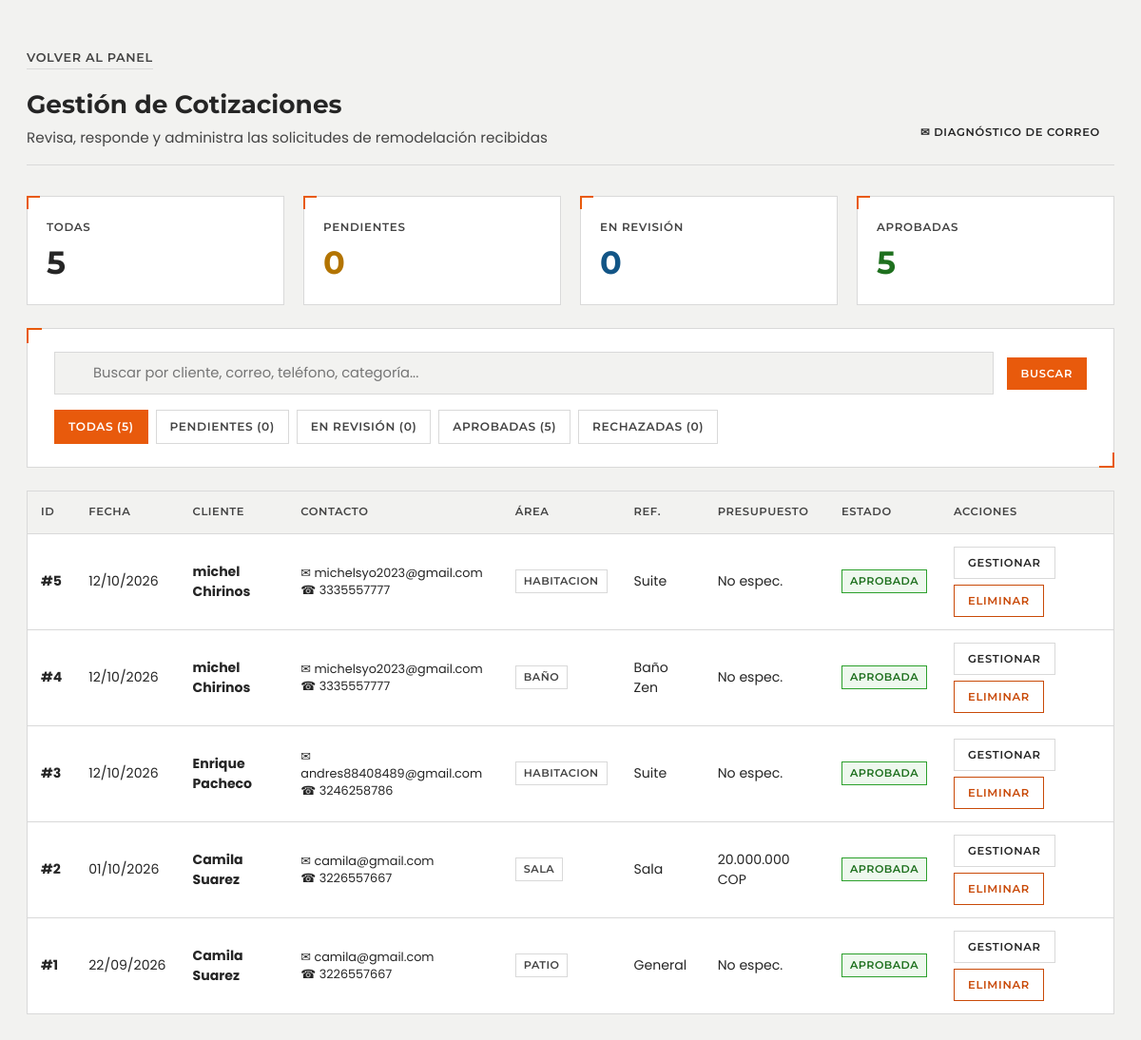
The page /admin/cotizaciones/administracion_Cotizaciones.php (signed in) on the database its author committed.
### tables this page shows
CREATE TABLE `cotizaciones` (
  `id_cotizacion` int(11) NOT NULL,
  `id_usuario` int(11) DEFAULT NULL,
  `nombre_cliente` varchar(200) NOT NULL,
  `correo_cliente` varchar(200) NOT NULL,
  `telefono_cliente` varchar(50) NOT NULL,
  `categoria` varchar(100) NOT NULL,
  `id_imagen_ref` int(11) DEFAULT NULL,
  `nombre_proyecto_ref` varchar(250) DEFAULT NULL,
  `presupuesto_estimado` varchar(100) DEFAULT NULL,
  `detalles` text NOT NULL,
  `estado` enum('Pendiente','En revisión','Aprobada','Rechazada') NOT NULL DEFAULT 'Pendiente',
  `respuesta_admin` text DEFAULT NULL,
  `fecha_creacion` datetime NOT NULL DEFAULT current_timestamp()
);

### admin/cotizaciones/administracion_Cotizaciones.php (the view, shortened to what this page needs)
<?php
require_once '../../DB/conexion.php';
try {
    $pdo->exec("
        CREATE TABLE IF NOT EXISTS `cotizaciones` (
          `id_cotizacion` int(11) NOT NULL AUTO_INCREMENT,
          `id_usuario` int(11) DEFAULT NULL,
          `nombre_cliente` varchar(200) NOT NULL,
          `correo_cliente` varchar(200) NOT NULL,
          `telefono_cliente` varchar(50) NOT NULL,
          `categoria` varchar(100) NOT NULL,
          `id_imagen_ref` int(11) DEFAULT NULL,
          `nombre_proyecto_ref` varchar(250) DEFAULT NULL,
          `presupuesto_estimado` varchar(100) DEFAULT NULL,
          `detalles` text NOT NULL,
          `estado` enum('Pendiente','En revisión','Aprobada','Rechazada') NOT NULL DEFAULT 'Pendiente',
          `respuesta_admin` text DEFAULT NULL,
          `fecha_creacion` datetime NOT NULL DEFAULT CURRENT_TIMESTAMP,
          PRIMARY KEY (`id_cotizacion`),
          KEY `idx_usuario` (`id_usuario`),
          KEY `idx_estado` (`estado`)
        ) ENGINE=InnoDB DEFAULT CHARSET=utf8mb4 COLLATE=utf8mb4_general_ci;
    ");
} catch (Exception $e) {
}
$filtroEstado = trim($_GET['estado'] ?? 'todas');
$busqueda     = trim($_GET['q'] ?? '');
$sql = "SELECT * FROM cotizaciones WHERE 1=1";
$params = [];
$sql .= " ORDER BY id_cotizacion DESC";
$stmt = $pdo->prepare($sql);
$stmt->execute($params);
$cotizaciones = $stmt->fetchAll(PDO::FETCH_ASSOC);
$totalTodas       = $pdo->query("SELECT COUNT(*) FROM cotizaciones")->fetchColumn();
$totalPendientes  = $pdo->query("SELECT COUNT(*) FROM cotizaciones WHERE estado = 'Pendiente'")->fetchColumn();
$totalRevision    = $pdo->query("SELECT COUNT(*) FROM cotizaciones WHERE estado = 'En revisión'")->fetchColumn();
$totalAprobadas   = $pdo->query("SELECT COUNT(*) FROM cotizaciones WHERE estado = 'Aprobada'")->fetchColumn();
$totalRechazadas  = $pdo->query("SELECT COUNT(*) FROM cotizaciones WHERE estado = 'Rechazada'")->fetchColumn();
?>
<!DOCTYPE html>
<html lang="es">
<head>
    <link rel="stylesheet" href="../../assets/estilos.css">
    <link rel="stylesheet" href="../../assets/estilos_adicionales.css">
</head>
<body>
    <div class="contenido-admin">
        <a href="../panel.php" class="enlace-volver">Volver al Panel</a>
        <div class="contenido-admin__encabezado" style="display: flex; justify-content: space-between; align-items: flex-end; flex-wrap: wrap; gap: 12px;">
            <div>
                <h1 class="contenido-admin__titulo">Gestión de Cotizaciones</h1>
                <p class="contenido-admin__descripcion">Revisa, responde y administra las solicitudes de remodelación recibidas</p>
            </div>
            <div>
                <a href="../../servicios/probar_conexion.php" class="boton boton--secundario boton--pequeno" style="display: inline-flex; align-items: center; gap: 6px;">
                    &#9993; Diagnóstico de Correo
                </a>
            </div>
        </div>
        <div class="metricas-grid" style="margin-bottom: 24px;">
            <div class="metrica-tarjeta">
                <div class="metrica-tarjeta__encabezado">
                    <span class="metrica-tarjeta__etiqueta">Todas</span>
                </div>
                <div class="metrica-tarjeta__valor"><?= $totalTodas ?></div>
            </div>
            <div class="metrica-tarjeta">
                <div class="metrica-tarjeta__encabezado">
                    <span class="metrica-tarjeta__etiqueta">Pendientes</span>
                </div>
                <div class="metrica-tarjeta__valor" style="color: #b37400;"><?= $totalPendientes ?></div>
            </div>
            <div class="metrica-tarjeta">
                <div class="metrica-tarjeta__encabezado">
                    <span class="metrica-tarjeta__etiqueta">En Revisión</span>
                </div>
                <div class="metrica-tarjeta__valor" style="color: #125586;"><?= $totalRevision ?></div>
            </div>
            <div class="metrica-tarjeta">
                <div class="metrica-tarjeta__encabezado">
                    <span class="metrica-tarjeta__etiqueta">Aprobadas</span>
                </div>
                <div class="metrica-tarjeta__valor" style="color: #1e701e;"><?= $totalAprobadas ?></div>
            </div>
        </div>
        <div class="catalogo-controles" style="margin-bottom: 24px;">
            <form method="GET" action="" style="display: flex; flex-direction: column; gap: 16px;">
                <div class="catalogo-controles__superior">
                    <div class="buscador-caja" style="max-width: 100%;">
                        <input
                            type="text"
                            name="q"
                            class="buscador-caja__input"
                            placeholder="Buscar por cliente, correo, teléfono, categoría..."
                            value="<?= htmlspecialchars($busqueda) ?>"
                        >
                    </div>
                    <div style="display: flex; gap: 8px;">
                        <button type="submit" class="boton boton--primario boton--pequeno">Buscar</button>
                    </div>
                </div>
                <div class="filtros-grupo">
                    <a href="?estado=todas<?= !empty($busqueda) ? '&q=' . urlencode($busqueda) : '' ?>"
                       class="filtro-chip <?= $filtroEstado === 'todas' ? 'filtro-chip--activo' : '' ?>">
                        Todas (<?= $totalTodas ?>)
                    </a>
                    <a href="?estado=Pendiente<?= !empty($busqueda) ? '&q=' . urlencode($busqueda) : '' ?>"
                       class="filtro-chip <?= $filtroEstado === 'Pendiente' ? 'filtro-chip--activo' : '' ?>">
                        Pendientes (<?= $totalPendientes ?>)
                    </a>
                    <a href="?estado=<?= urlencode('En revisión') ?><?= !empty($busqueda) ? '&q=' . urlencode($busqueda) : '' ?>"
                       class="filtro-chip <?= $filtroEstado === 'En revisión' ? 'filtro-chip--activo' : '' ?>">
                        En Revisión (<?= $totalRevision ?>)
                    </a>
                    <a href="?estado=Aprobada<?= !empty($busqueda) ? '&q=' . urlencode($busqueda) : '' ?>"
                       class="filtro-chip <?= $filtroEstado === 'Aprobada' ? 'filtro-chip--activo' : '' ?>">
                        Aprobadas (<?= $totalAprobadas ?>)
                    </a>
                    <a href="?estado=Rechazada<?= !empty($busqueda) ? '&q=' . urlencode($busqueda) : '' ?>"
                       class="filtro-chip <?= $filtroEstado === 'Rechazada' ? 'filtro-chip--activo' : '' ?>">
                        Rechazadas (<?= $totalRechazadas ?>)
                    </a>
                </div>
            </form>
        </div>
        <div class="tabla-contenedor">
            <table class="tabla">
                <thead>
                    <tr>
                        <th>ID</th>
                        <th>Fecha</th>
                        <th>Cliente</th>
                        <th>Contacto</th>
                        <th>Área</th>
                        <th>Ref.</th>
                        <th>Presupuesto</th>
                        <th>Estado</th>
                        <th>Acciones</th>
                    </tr>
                </thead>
                <tbody>
                    <?php if (empty($cotizaciones)): ?>
                        <tr>
                            <td colspan="9" style="text-align: center; padding: 32px; color: var(--color-texto-secundario);">
                                No se encontraron solicitudes de cotización para los criterios seleccionados.
                            </td>
                        </tr>
                    <?php else: ?>
                        <?php foreach ($cotizaciones as $c): ?>
                            <?php
                                $claseEstado = 'insignia--pendiente';
                                if ($c['estado'] === 'En revisión') $claseEstado = 'insignia--revision';
                                elseif ($c['estado'] === 'Aprobada') $claseEstado = 'insignia--aprobada';
                                elseif ($c['estado'] === 'Rechazada') $claseEstado = 'insignia--rechazada';
                            ?>
                            <tr>
                                <td><strong>#<?= $c['id_cotizacion'] ?></strong></td>
                                <td><?= htmlspecialchars(date('d/m/Y', strtotime($c['fecha_creacion']))) ?></td>
                                <td style="white-space: normal; max-width: 140px;">
                                    <strong><?= htmlspecialchars($c['nombre_cliente']) ?></strong>
                                </td>
                                <td style="font-size: 0.8rem; line-height: 1.4;">
                                    <div>&#9993; <?= htmlspecialchars($c['correo_cliente']) ?></div>
                                    <div>&#9742; <?= htmlspecialchars($c['telefono_cliente']) ?></div>
                                </td>
                                <td>
                                    <span class="insignia"><?= htmlspecialchars(ucfirst($c['categoria'])) ?></span>
                                </td>
                                <td style="white-space: normal; max-width: 120px;">
                                    <?= htmlspecialchars($c['nombre_proyecto_ref'] ?: 'General') ?>
                                </td>
                                <td><?= htmlspecialchars($c['presupuesto_estimado'] ?: 'No espec.') ?></td>
                                <td>
                                    <span class="insignia <?= $claseEstado ?>">
                                        <?= htmlspecialchars($c['estado']) ?>
                                    </span>
                                </td>
                                <td>
                                    <div class="acciones-fila">
                                        <button
                                            type="button"
                                            class="boton boton--secundario boton--pequeno"
                                            onclick='abrirModalGestion(<?= json_encode($c, JSON_HEX_TAG | JSON_HEX_APOS | JSON_HEX_QUOT | JSON_HEX_AMP) ?>)'
                                        >
                                            Gestionar
                                        </button>
                                        <form
                                            action=""
                                            method="POST"
                                            id="form-del-cot-<?= $c['id_cotizacion'] ?>"
                                            style="margin: 0;"
                                        >
                                            <button
                                                type="button"
                                                class="boton boton--peligro boton--pequeno"
                                                onclick="pedirConfirmacion('¿Seguro de que deseas eliminar la cotización #<?= $c['id_cotizacion'] ?> de <?= htmlspecialchars($c['nombre_cliente']) ?>?', 'form-del-cot-<?= $c['id_cotizacion'] ?>', 'form')"
                                            >
                                                Eliminar
                                            </button>
                                        </form>
                                    </div>
                                </td>
                            </tr>
                        <?php endforeach; ?>
                    <?php endif; ?>
                </tbody>
            </table>
        </div>
    </div>
</body>
</html>

### assets/estilos_adicionales.css (style rules this page uses)
.catalogo-controles { background-color: var(--color-superficie); border: 1px solid var(--color-borde); padding: clamp(16px, 3vw, 24px) clamp(16px, 3.5vw, 28px); margin-bottom: clamp(24px, 4vw, 36px); display: flex; flex-direction: column; gap: clamp(14px, 2.5vw, 20px); position: relative; width: 100%; box-sizing: border-box; }
.catalogo-controles::before { content: ""; position: absolute; top: -1px; left: -1px; width: 16px; height: 16px; border-top: 2px solid var(--color-acento); border-left: 2px solid var(--color-acento); pointer-events: none; }
.catalogo-controles::after { content: ""; position: absolute; bottom: -1px; right: -1px; width: 16px; height: 16px; border-bottom: 2px solid var(--color-acento); border-right: 2px solid var(--color-acento); pointer-events: none; }
.catalogo-controles__superior { display: flex; flex-wrap: wrap; align-items: center; justify-content: space-between; gap: 14px; width: 100%; }
.buscador-caja { position: relative; flex: 1 1 240px; min-width: 0; max-width: 540px; width: 100%; }
.buscador-caja__input { width: 100%; padding: 11px 16px 11px 40px; font-family: var(--fuente-cuerpo); font-size: clamp(0.86rem, 1.8vw, 0.92rem); color: var(--color-texto); background-color: var(--color-fondo); border: 1px solid var(--color-borde); box-sizing: border-box; transition: border-color 0.15s ease, background-color 0.15s ease; border-radius: 0; }
.filtros-grupo { display: flex; flex-wrap: wrap; gap: 8px; align-items: center; }
.filtro-chip { font-family: var(--fuente-subtitulo); font-weight: 600; font-size: clamp(0.7rem, 1.6vw, 0.76rem); text-transform: uppercase; letter-spacing: 0.05em; padding: 7px 14px; border: 1px solid var(--color-borde); background-color: transparent; color: var(--color-texto-secundario); cursor: pointer; transition: all 0.15s ease; border-radius: 0; user-select: none; min-height: 36px; display: inline-flex; align-items: center; justify-content: center; }
.filtro-chip--activo { background-color: var(--color-acento); border-color: var(--color-acento); color: var(--color-superficie) !important; }
.insignia--aprobada { border-color: #2ca02c; color: #1e701e; background-color: rgba(44, 160, 44, 0.08); }
.metricas-grid { display: grid; grid-template-columns: repeat(auto-fit, minmax(min(100%, 190px), 1fr)); gap: clamp(12px, 2.5vw, 20px); margin-bottom: clamp(24px, 4vw, 36px); width: 100%; }
.metrica-tarjeta { background-color: var(--color-superficie); border: 1px solid var(--color-borde); padding: clamp(16px, 3vw, 24px) clamp(14px, 2.5vw, 20px); position: relative; display: flex; flex-direction: column; justify-content: space-between; box-sizing: border-box; }
.metrica-tarjeta::before { content: ""; position: absolute; top: -1px; left: -1px; width: 14px; height: 14px; border-top: 2px solid var(--color-acento); border-left: 2px solid var(--color-acento); pointer-events: none; }
.metrica-tarjeta__encabezado { display: flex; align-items: center; justify-content: space-between; margin-bottom: 10px; gap: 8px; }
.metrica-tarjeta__etiqueta { font-family: var(--fuente-subtitulo); font-weight: 600; font-size: clamp(0.68rem, 1.5vw, 0.74rem); text-transform: uppercase; letter-spacing: 0.06em; color: var(--color-texto-secundario); }
.metrica-tarjeta__valor { font-family: var(--fuente-titulo); font-weight: 700; font-size: clamp(1.6rem, 3.5vw, 2.1rem); color: var(--color-texto); line-height: 1; margin-bottom: 4px; }

### rows shown on the page
cotizaciones: id_cotizacion "5", fecha_creacion "12/10/2026", nombre_cliente "michel Chirinos", correo_cliente "michelsyo2023@gmail.com", telefono_cliente "3335557777", categoria "HABITACION", nombre_proyecto_ref "Suite", presupuesto_estimado "No espec.", estado "APROBADA"
cotizaciones: id_cotizacion "4", fecha_creacion "12/10/2026", nombre_cliente "michel Chirinos", correo_cliente "michelsyo2023@gmail.com", telefono_cliente "3335557777", categoria "BAÑO", nombre_proyecto_ref "Baño Zen", presupuesto_estimado "No espec.", estado "APROBADA"
cotizaciones: id_cotizacion "3", fecha_creacion "12/10/2026", nombre_cliente "Enrique Pacheco", correo_cliente "andres88408489@gmail.com", telefono_cliente "3246258786", categoria "HABITACION", nombre_proyecto_ref "Suite", presupuesto_estimado "No espec.", estado "APROBADA"
cotizaciones: id_cotizacion "2", fecha_creacion "01/10/2026", nombre_cliente "Camila Suarez", correo_cliente "camila@gmail.com", telefono_cliente "3226557667", categoria "SALA", nombre_proyecto_ref "Sala", presupuesto_estimado "20.000.000 COP", estado "APROBADA"
cotizaciones: id_cotizacion "1", fecha_creacion "22/09/2026", nombre_cliente "Camila Suarez", correo_cliente "camila@gmail.com", telefono_cliente "3226557667", categoria "PATIO", nombre_proyecto_ref "General", presupuesto_estimado "No espec.", estado "APROBADA"

### other values the page prints
$totalTodas "5"
$totalPendientes "0"
$totalRevision "0"
$totalAprobadas "5"
$totalRechazadas "0"
